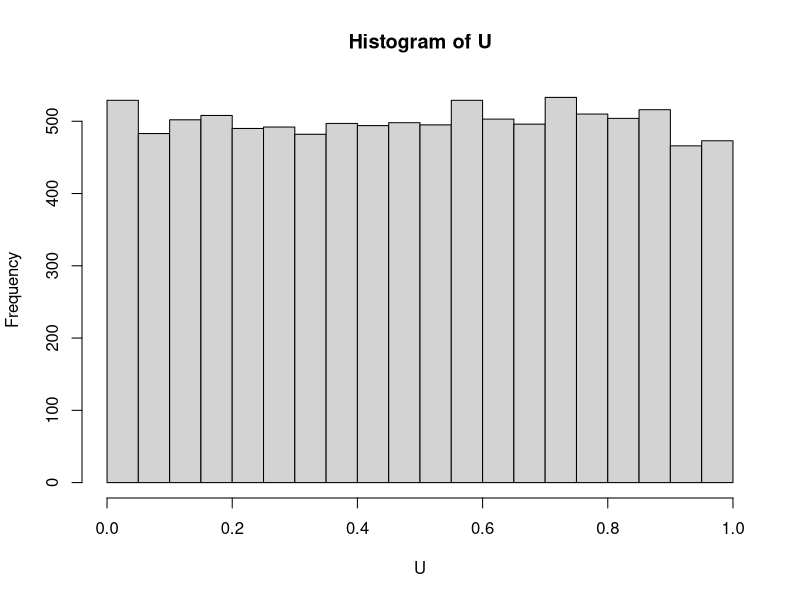
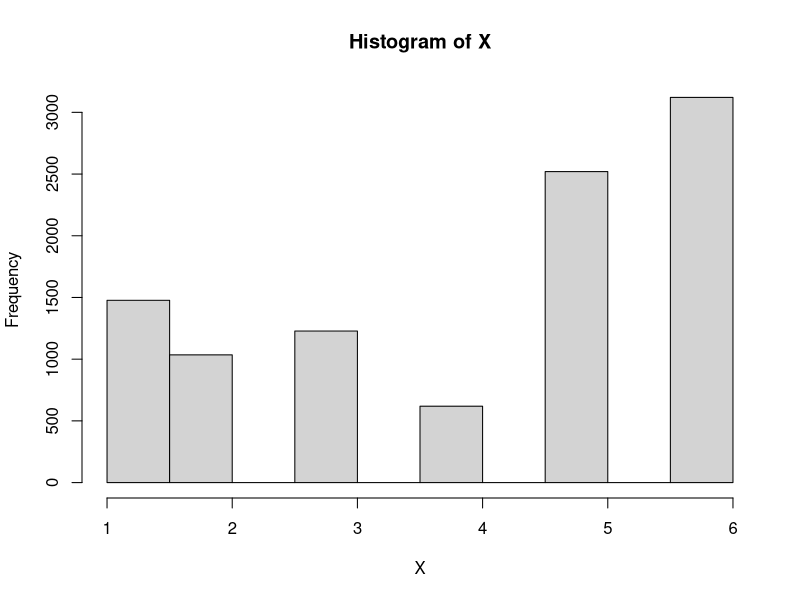

These charts were generated, in order, by the following R code:
#ØVELSE 2

U = runif(n = 10000,0,1)
#U = rgeom(10000,0.3)
hist(U)

# crude
p = c(7/48,5/48,1/8,1/16,1/4,5/16)
X = vector('numeric',6)
p1 = sum(p[1])
p2 = sum(p[1:2])
p3= sum(p[1:3])
p4 = sum(p[1:4])
p5 = sum(p[1:5])
p6 = sum(p[1:6])


for ( i in 1:length(U)){
  if (U[i]<=p1){
    X[i]=1
  } else if (U[i]<=p2){
    X[i]=2
  } else if (U[i]<=p3){
    X[i]=3
  } else if (U[i]<=p4){
    X[i]=4
  } else if (U[i]<=p5){
    X[i]=5
  } else if (U[i]<=p6){
    X[i]=6
  }
}
hist(X)
